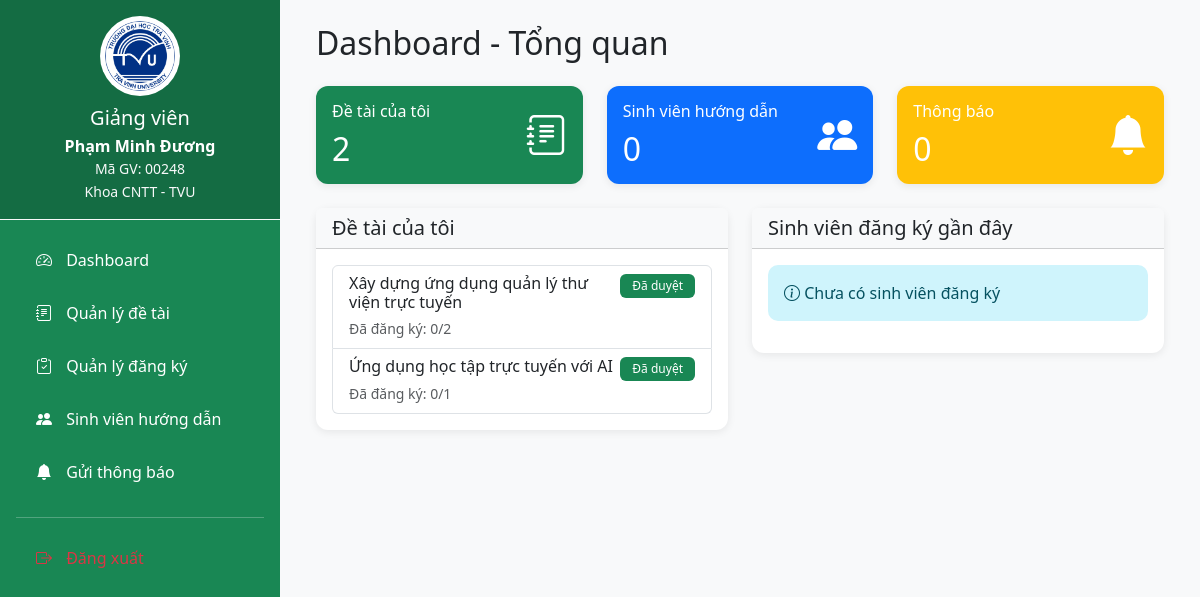
The page /public/teacher (signed in) on the database its author committed.
### tables this page shows
CREATE TABLE IF NOT EXISTS topics (
    topic_id INT AUTO_INCREMENT PRIMARY KEY,
    teacher_id INT NOT NULL,
    title VARCHAR(500) NOT NULL,
    description TEXT,
    requirements TEXT,
    max_students INT DEFAULT 1 CHECK (max_students > 0 AND max_students <= 10),
    current_students INT DEFAULT 0 CHECK (current_students >= 0),
    status ENUM('pending', 'approved', 'rejected') DEFAULT 'pending',
    created_at TIMESTAMP DEFAULT CURRENT_TIMESTAMP,
    updated_at TIMESTAMP DEFAULT CURRENT_TIMESTAMP ON UPDATE CURRENT_TIMESTAMP,
    deleted_at TIMESTAMP NULL,
    
     
    FOREIGN KEY (teacher_id) REFERENCES users(user_id) ON DELETE CASCADE,
    
     
    INDEX idx_teacher_id (teacher_id),
    INDEX idx_status (status),
    INDEX idx_deleted_at (deleted_at),
    INDEX idx_created_at (created_at)
);

### app/core/Controller.php (called while the page is built, shortened)
<?php
class Controller {
    public function model($model) {
        return new $model();
    }
    public function view($view, $data = []) {
        require_once '../app/views/' . $view . '.php';
    }
}

### app/controllers/TeacherController.php (called while the page is built, shortened)
<?php
class TeacherController extends Controller {
    private function checkTeacherSession() {
        return $_SESSION['user_id'];
    }
    public function index() {
        try {
            $teacherId = $this->checkTeacherSession();
            $topicModel = $this->model('Topic');
            $registrationModel = $this->model('Registration');
            $topics = $topicModel->getByTeacherId($teacherId);
            $registrations = $registrationModel->getByTeacherId($teacherId);
            $data = [
                'title' => 'Trang giảng viên',
                'teacher_id' => $teacherId,
                'topics' => $topics,
                'registrations' => $registrations,
                'total_topics' => count($topics),
                'total_students' => count($registrations)
            ];
            $this->view('teacher/dashboard', $data);
        } catch (Exception $e) {
            echo "Lỗi: " . $e->getMessage();
            echo "<br>File: " . $e->getFile();
            echo "<br>Line: " . $e->getLine();
            die();
        }
    }
}

### app/core/App.php (called while the page is built, shortened)
<?php
class App {
    protected $method = 'login';
    public function __construct() {
        $url = $this->parseUrl();
        if (isset($url[0]) && file_exists('../app/controllers/' . ucfirst($url[0]) . 'Controller.php')) {
            unset($url[0]);
        }
        $this->controller = new $this->controller;
        if (get_class($this->controller) !== 'AuthController') {
            $this->method = 'index';
        }
        $this->params = $url ? array_values($url) : [];
        call_user_func_array([$this->controller, $this->method], $this->params);
    }
    private function parseUrl() {
        if (isset($_GET['url'])) {
            return explode('/', filter_var(rtrim($_GET['url'], '/'), FILTER_SANITIZE_URL));
        }
        return [];
    }
}

### public/index.php (called while the page is built, shortened)
<?php
    require_once '../app/core/App.php';
    require_once '../app/core/Controller.php';
    require_once '../app/core/Database.php';
    $app = new App();

### app/models/Topic.php (called while the page is built, shortened)
<?php
class Topic {
    private $db;
    public function __construct() {
        $this->db = Database::getInstance();
    }
    public function getByTeacherId($teacherId) {
        $stmt = $this->db->prepare("SELECT * FROM topics WHERE teacher_id = ? ORDER BY created_at DESC");
        $stmt->execute([$teacherId]);
        return $stmt->fetchAll(PDO::FETCH_ASSOC);
    }
}

### app/core/Database.php (called while the page is built, shortened)
<?php
class Database {
    private static $instance = null;
    private function __construct() {
        $this->pdo = new PDO(
            'mysql:host=' . DB_HOST . ';dbname=' . DB_NAME,
            DB_USER,
            DB_PASS
        );
    }
    public static function getInstance(): PDO {
        if (self::$instance === null) {
            self::$instance = new Database();
        }
        return self::$instance->pdo;
    }
}

### app/views/teacher/dashboard.php (the view, shortened to what this page needs)
<?php include_once __DIR__ . '/../layouts/header.php'; ?>
<div class="d-flex">
    <?php include_once __DIR__ . '/../layouts/teacher_sidebar.php'; ?>
    <div class="main-content flex-grow-1 p-4">
        <div class="container-fluid">
            <h2 class="mb-4">Dashboard - Tổng quan</h2>
            <div class="row g-4 mb-4">
                <div class="col-md-4">
                    <div class="card bg-success text-white">
                        <div class="card-body">
                            <div class="d-flex justify-content-between align-items-center">
                                <div>
                                    <h6 class="card-title">Đề tài của tôi</h6>
                                    <h2 class="mb-0"><?= $data['total_topics'] ?></h2>
                                </div>
                                <i class="bi bi-journal-text fs-1"></i>
                            </div>
                        </div>
                    </div>
                </div>
                <div class="col-md-4">
                    <div class="card bg-primary text-white">
                        <div class="card-body">
                            <div class="d-flex justify-content-between align-items-center">
                                <div>
                                    <h6 class="card-title">Sinh viên hướng dẫn</h6>
                                    <h2 class="mb-0"><?= $data['total_students'] ?></h2>
                                </div>
                                <i class="bi bi-people-fill fs-1"></i>
                            </div>
                        </div>
                    </div>
                </div>
                <div class="col-md-4">
                    <div class="card bg-warning text-white">
                        <div class="card-body">
                            <div class="d-flex justify-content-between align-items-center">
                                <div>
                                    <h6 class="card-title">Thông báo</h6>
                                    <h2 class="mb-0">0</h2>
                                </div>
                                <i class="bi bi-bell-fill fs-1"></i>
                            </div>
                        </div>
                    </div>
                </div>
            </div>
            <div class="row g-4">
                <div class="col-md-6">
                    <div class="card">
                        <div class="card-header bg-light">
                            <h5 class="mb-0">Đề tài của tôi</h5>
                        </div>
                        <div class="card-body">
                            <?php if (empty($data['topics'])): ?>
                                <div class="alert alert-info">
                                    <i class="bi bi-info-circle"></i> Bạn chưa có đề tài nào.
                                    <a href="/teacher/createTopic" class="alert-link">Tạo đề tài mới</a>
                                </div>
                            <?php else: ?>
                                <div class="list-group">
                                    <?php foreach (array_slice($data['topics'], 0, 5) as $topic): ?>
                                        <div class="list-group-item">
                                            <div class="d-flex justify-content-between align-items-start">
                                                <div>
                                                    <h6 class="mb-1"><?= htmlspecialchars($topic['title']) ?></h6>
                                                    <small class="text-muted">
                                                        Đã đăng ký: <?= $topic['current_students'] ?>/<?= $topic['max_students'] ?>
                                                    </small>
                                                </div>
                                                <span class="badge bg-<?= $topic['status'] === 'approved' ? 'success' : 'warning' ?>">
                                                    <?= $topic['status'] === 'approved' ? 'Đã duyệt' : 'Chờ duyệt' ?>
                                                </span>
                                            </div>
                                        </div>
                                    <?php endforeach; ?>
                                </div>
                            <?php endif; ?>
                        </div>
                    </div>
                </div>
                <div class="col-md-6">
                    <div class="card">
                        <div class="card-header bg-light">
                            <h5 class="mb-0">Sinh viên đăng ký gần đây</h5>
                        </div>
                        <div class="card-body">
                            <?php if (empty($data['registrations'])): ?>
                                <div class="alert alert-info">
                                    <i class="bi bi-info-circle"></i> Chưa có sinh viên đăng ký
                                </div>
                            <?php endif; ?>
                        </div>
                    </div>
                </div>
            </div>
        </div>
    </div>
</div>
<?php include_once __DIR__ . '/../layouts/footer.php'; ?>

### public/css/admin.css (style rules this page uses)
* { margin: 0; padding: 0; box-sizing: border-box; }
body { font-family: 'Segoe UI', Tahoma, Geneva, Verdana, sans-serif; background-color: #f8f9fa; }
.main-content { margin-left: 280px; min-height: 100vh; background-color: #f8f9fa; }
.card { border: none; border-radius: 12px; box-shadow: 0 2px 8px rgba(0, 0, 0, 0.08); transition: transform 0.3s, box-shadow 0.3s; }
.badge { padding: 6px 12px; font-weight: 500; }
.alert { border-radius: 10px; border: none; }

### rows shown on the page
topics: title "Xây dựng ứng dụng quản lý thư viện trực tuyến", current_students "0", max_students "2", status "Đã duyệt"
topics: title "Ứng dụng học tập trực tuyến với AI", current_students "0", max_students "1", status "Đã duyệt"

### other values the page prints
$_SESSION['full_name'] "Phạm Minh Đương"
$_SESSION['username'] "00248"
$data['total_topics'] "2"
$data['total_students'] "0"
